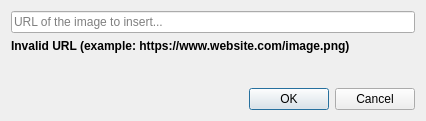
<?xml version="1.0" encoding="UTF-8"?>
<ui version="4.0">
 <class>EditorDialogInsertImage</class>
 <widget class="QDialog" name="EditorDialogInsertImage">
  <property name="geometry">
   <rect>
    <x>0</x>
    <y>0</y>
    <width>426</width>
    <height>121</height>
   </rect>
  </property>
  <property name="windowTitle">
   <string>Insert an image</string>
  </property>
  <property name="windowIcon">
   <iconset resource="../../../resources.qrc">
    <normaloff>:/misc/polyphone.png</normaloff>:/misc/polyphone.png</iconset>
  </property>
  <layout class="QGridLayout" name="gridLayout">
   <item row="1" column="0">
    <widget class="QLabel" name="labelWarning">
     <property name="font">
      <font>
       <weight>75</weight>
       <bold>true</bold>
      </font>
     </property>
     <property name="text">
      <string>Invalid URL (example: https://www.website.com/image.png)</string>
     </property>
    </widget>
   </item>
   <item row="0" column="0">
    <widget class="QLineEdit" name="lineUrl">
     <property name="placeholderText">
      <string>URL of the image to insert...</string>
     </property>
    </widget>
   </item>
   <item row="3" column="0">
    <widget class="QDialogButtonBox" name="buttonBox">
     <property name="orientation">
      <enum>Qt::Horizontal</enum>
     </property>
     <property name="standardButtons">
      <set>QDialogButtonBox::Cancel|QDialogButtonBox::Ok</set>
     </property>
    </widget>
   </item>
   <item row="2" column="0">
    <spacer name="verticalSpacer">
     <property name="orientation">
      <enum>Qt::Vertical</enum>
     </property>
     <property name="sizeHint" stdset="0">
      <size>
       <width>20</width>
       <height>40</height>
      </size>
     </property>
    </spacer>
   </item>
  </layout>
 </widget>
 <resources>
  <include location="../../../resources.qrc"/>
 </resources>
 <connections>
  <connection>
   <sender>buttonBox</sender>
   <signal>accepted()</signal>
   <receiver>EditorDialogInsertImage</receiver>
   <slot>accept()</slot>
   <hints>
    <hint type="sourcelabel">
     <x>248</x>
     <y>254</y>
    </hint>
    <hint type="destinationlabel">
     <x>157</x>
     <y>274</y>
    </hint>
   </hints>
  </connection>
  <connection>
   <sender>buttonBox</sender>
   <signal>rejected()</signal>
   <receiver>EditorDialogInsertImage</receiver>
   <slot>reject()</slot>
   <hints>
    <hint type="sourcelabel">
     <x>316</x>
     <y>260</y>
    </hint>
    <hint type="destinationlabel">
     <x>286</x>
     <y>274</y>
    </hint>
   </hints>
  </connection>
 </connections>
</ui>
